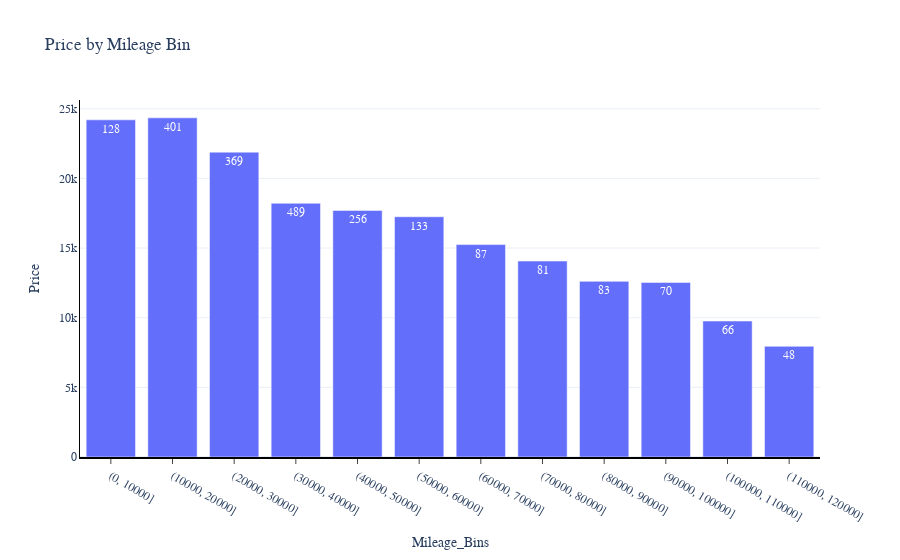

Write notebook code for a chart like this one.
### Code cell
fig = px.bar(price_by_mileage, y='average_price', text='count', template='plotly_white', title='Price by Mileage Bin')

fig.update_xaxes(title='Mileage_Bins', showline=True, linewidth=2, linecolor='black', ticks='outside')
fig.update_yaxes(title='Price', showgrid=True, showline=True, linewidth=1, linecolor='black')
fig.update_layout(font_size = 12, font_family='Arial')
fig.show()

### Figure 1 — Plotly figure (JSON) as saved in the notebook; plotly's stock layout.template omitted (floating-point values rounded to 4 significant figures)
{"data": [{"alignmentgroup": "True", "hovertemplate": "mileage_bins=%{x}<br>average_price=%{y}<br>count=%{text}<extra></extra>", "legendgroup": "", "marker": {"color": "#636efa", "pattern": {"shape": ""}}, "name": "", "offsetgroup": "", "orientation": "v", "showlegend": false, "text": [128, 401, 369, 489, 256, 133, 87, 81, 83, 70, 66, 48], "textposition": "auto", "type": "bar", "x": ["(0, 10000]", "(10000, 20000]", "(20000, 30000]", "(30000, 40000]", "(40000, 50000]", "(50000, 60000]", "(60000, 70000]", "(70000, 80000]", "(80000, 90000]", "(90000, 100000]", "(100000, 110000]", "(110000, 120000]"], "xaxis": "x", "y": [24210.0, 24350.0, 21890.0, 18220.0, 17700.0, 17250.0, 15250.0, 14070.0, 12610.0, 12530.0, 9762.0, 7947.0], "yaxis": "y"}], "layout": {"barmode": "relative", "font": {"family": "Arial", "size": 12}, "legend": {"tracegroupgap": 0}, "title": {"text": "Price by Mileage Bin"}, "xaxis": {"anchor": "y", "domain": [0, 1], "linecolor": "black", "linewidth": 2, "showline": true, "ticks": "outside", "title": {"text": "Mileage_Bins"}}, "yaxis": {"anchor": "x", "domain": [0, 1], "linecolor": "black", "linewidth": 1, "showgrid": true, "showline": true, "title": {"text": "Price"}}}}
